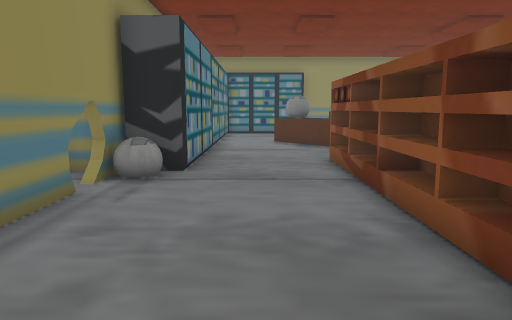
[1] (above)

19 first-person views from a walk through a scene from a Unity 3-D project. The camera is 1.4 m above the floor, tilts 8° down and sees 70° across. Doors are open. The floor is counted in squares, 1 m on a side. Each view is taken from the middle of a square. On the plan, view 1 faces up. The plan holds only what a view shows up to about 16 squares ahead; the rest is blank. The place goes on beyond the plan. Some surface patterns are stand-ins.

[2]
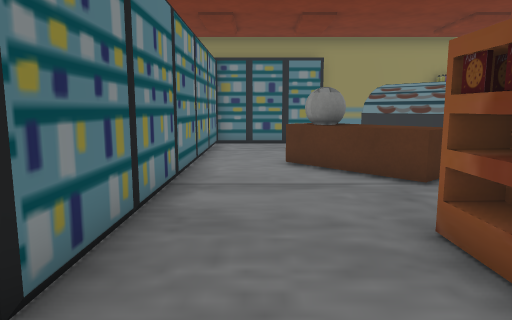

[3]
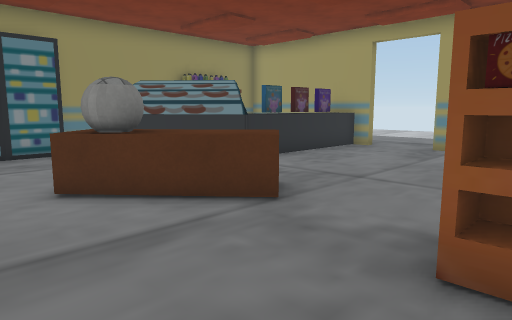

[4]
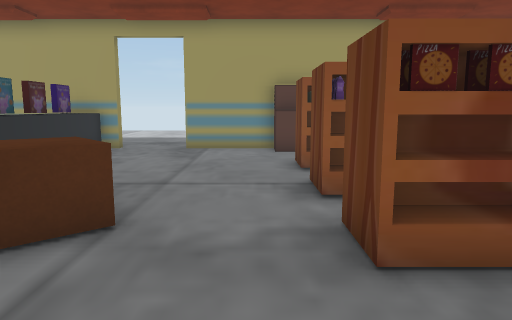

[5]
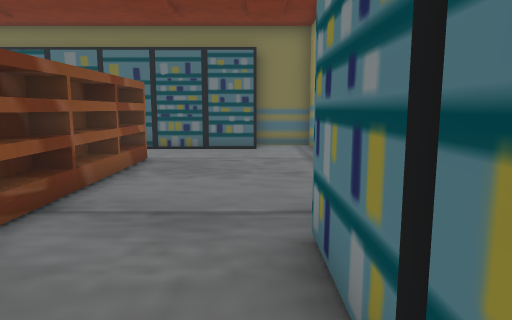

[6]
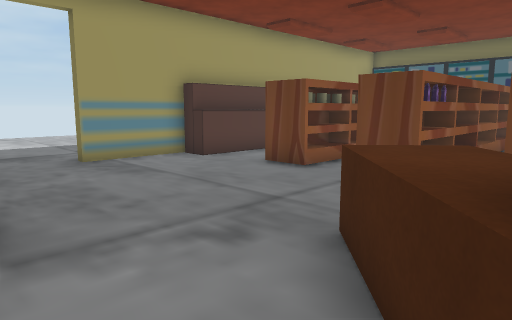

[7]
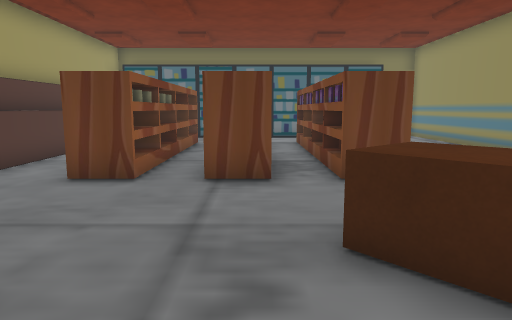

[8]
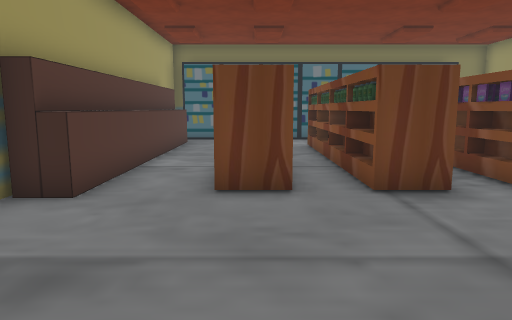

[9]
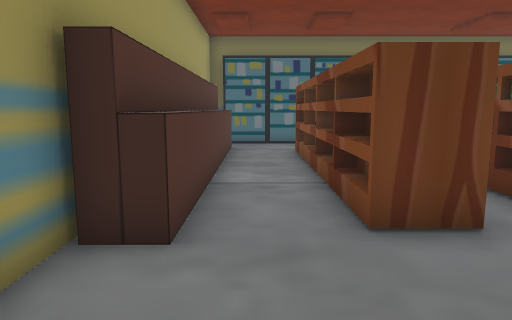

[10]
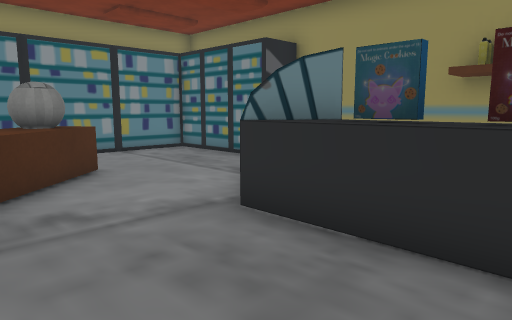

[11]
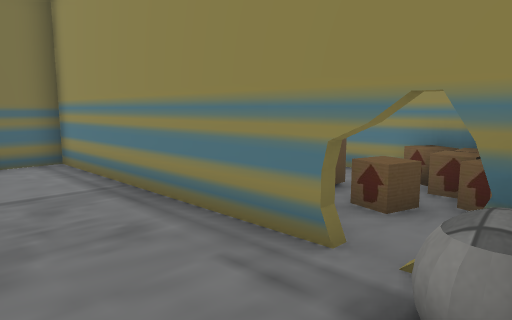

[12]
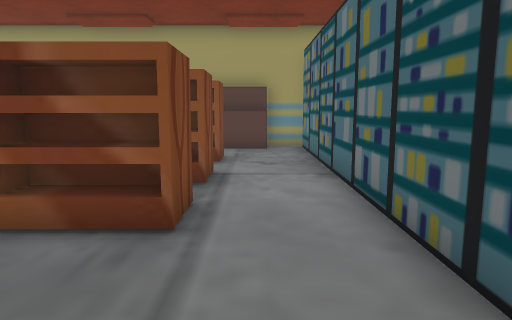

[13]
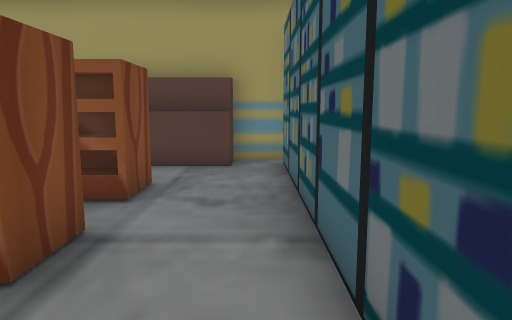

[14]
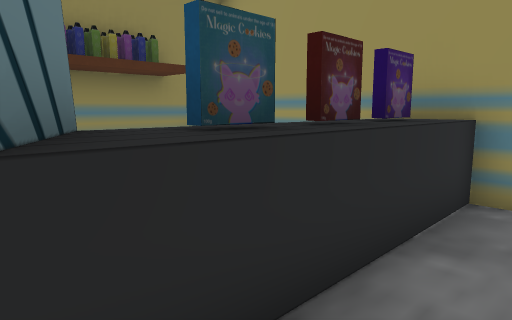

[15]
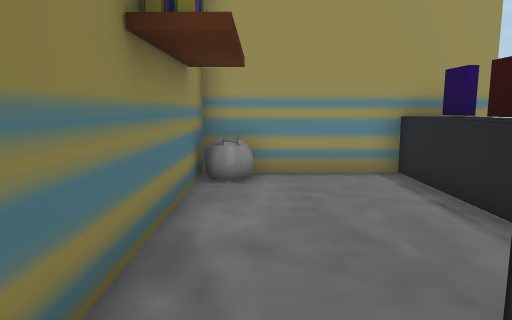

[16]
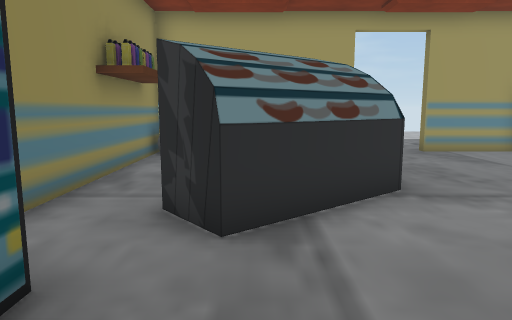

[17]
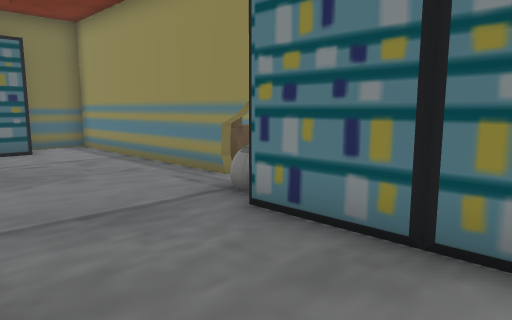

[18]
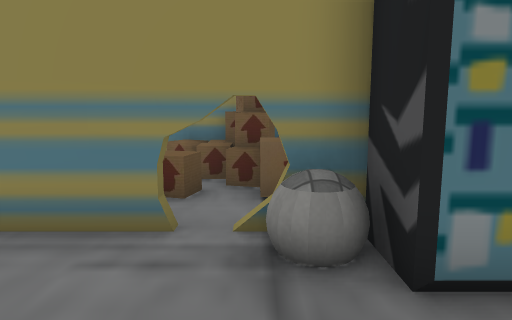

[19]
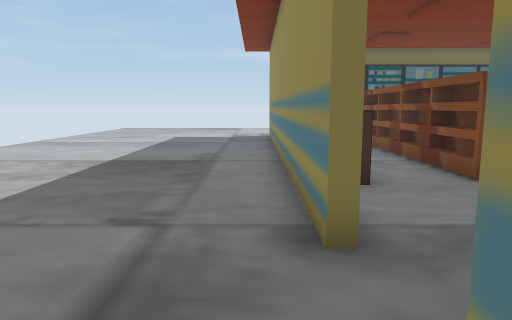

### Floor plan
Ten units are one square. View 1 is at (0, 0); x grows to the right and y downward. Boxes are objects, and circles mark ways between rooms. Rooms are numbered by the first view taken in them; rooms with no view inside come last. Other rooms are left out.
<svg viewBox="-70 -235 198 260">
<path fill="none" stroke="#000" d="M33 -100 33 -19 20 -19 20 -100 33 -100M47 -100 60 -100 60 -19 47 -19 47 -100M29 -89 29 -79M56 -88 56 -79M27 -82 27 -98M29 -72 29 -65M74 -100 87 -100 87 -19 74 -19 74 -100M82 -92 82 -79M80 -79 80 -90M27 -52 27 -69M82 -71 82 -60M74 -60 80 -60 80 -68M82 -50 82 -40M-30 -86 -30 20 -10 20M86 -165 62 -165M120 -100 120 -135M27 -21 27 -46M70 -176 61 -166 38 -194 50 -204M82 -28 82 -21M85 -171 75 -171M70 -179 62 -165M80 -21 80 -30M114 -171 104 -171M120 -165 104 -165M26 -207 -16 -207 -16 -82M109 -5 109 -104 119 -104M-10 7 112 7M120 9 120 -6 114 -6 114 -104M84 -178 120 -178M104 -173 112 -173M120 -159 120 -222 30 -222M123 -135 123 -8M-65 -74 -59 -73"/>
<rect x="5" y="-165" width="40" height="40" fill="#bbb"><title>other object</title></rect>
<rect x="-55" y="-85" width="10" height="20" fill="#bbb"><title>other object</title></rect>
<circle cx="40" cy="-210" r="3" fill="#2a7"/>
<circle cx="120" cy="-145" r="3" fill="#2a7"/>
<text x="40" y="-100">1</text>
<text x="80" y="-200">2</text>
<text x="50" y="-230">3</text>
</svg>
Room 1 opens to room 2. Room 1 opens to room 3.

Where each view was taken, in squares from view 1:
view 1: 0 up, 0 right, facing up
view 2: 6 up, 0 right, facing up
view 3: 9 up, 1 left, facing up-right
view 4: 11 up, 1 left, facing right
view 5: 12 up, 1 left, facing down
view 6: 17 up, 2 right, facing down-right
view 7: 17 up, 5 right, facing down
view 8: 16 up, 8 right, facing down
view 9: 14 up, 10 right, facing down
view 10: 13 up, 10 right, facing up-left
view 11: 8 up, 0 right, facing down-left
view 12: 1 up, 2 left, facing right
view 13: 0 up, 2 right, facing right
view 14: 15 up, 6 right, facing up-right
view 15: 21 up, 4 right, facing right
view 16: 19 up, 0 right, facing right
view 17: 12 up, 2 right, facing down-left
view 18: 7 up, 1 right, facing left
view 19: 17 up, 13 right, facing down
